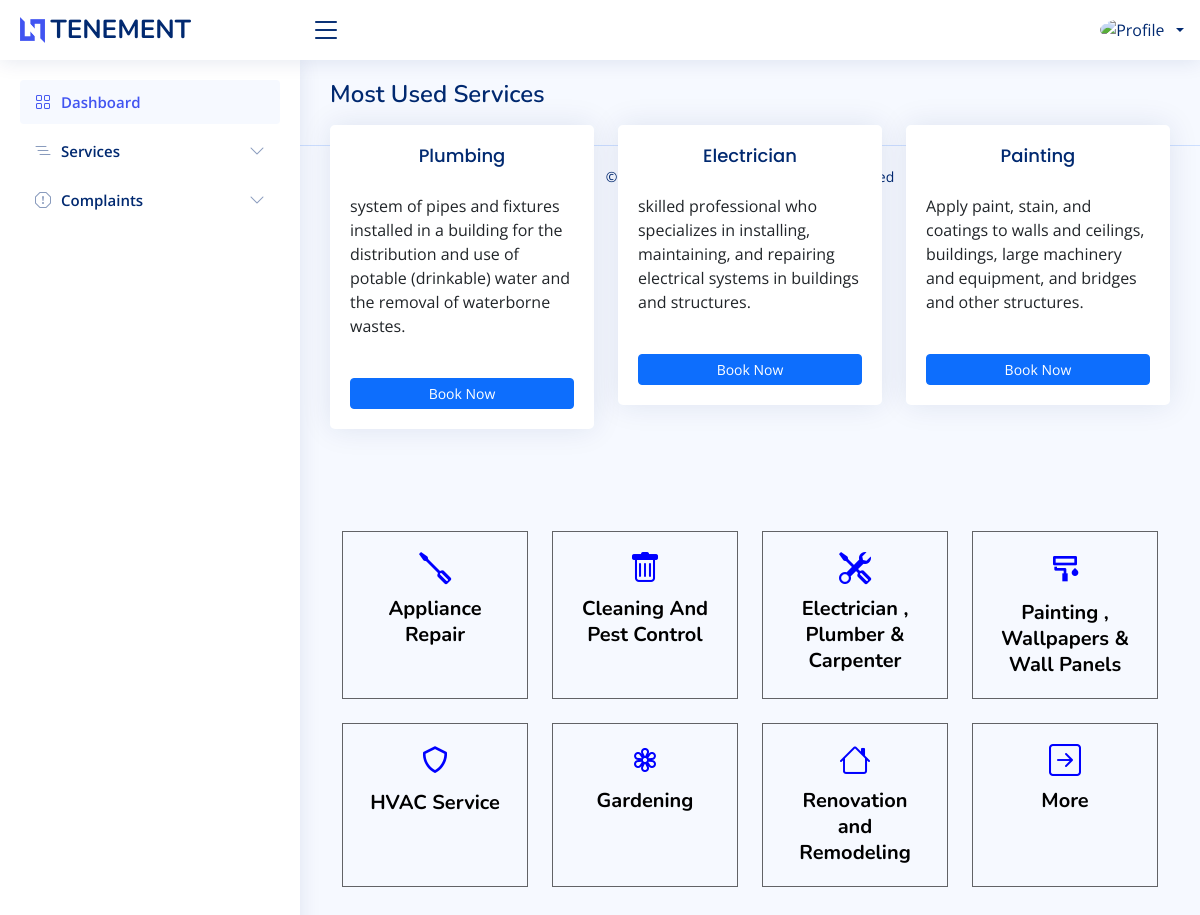
Page /user/index.php on the earlier database version.
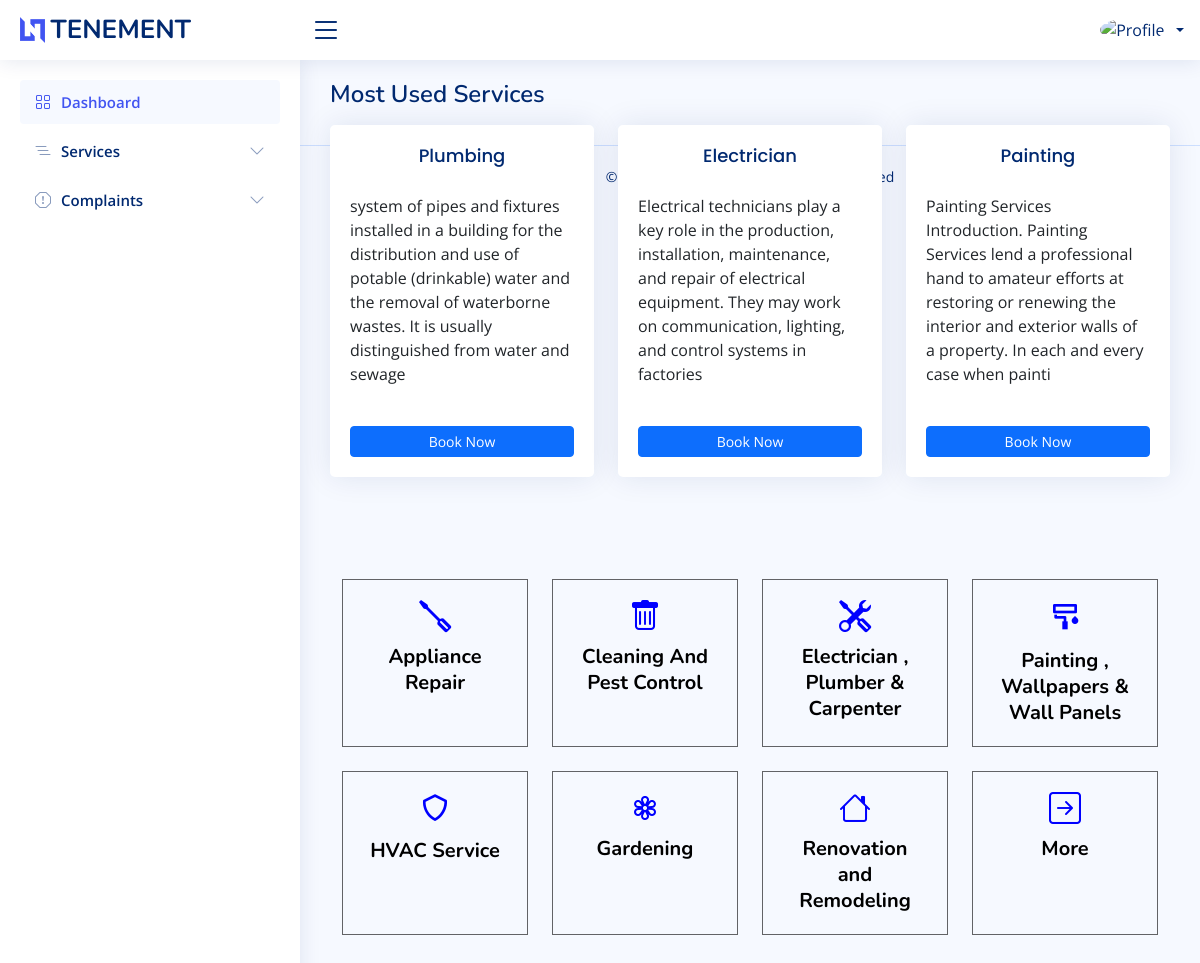
Same page on the later database version.
### tables this page shows
CREATE TABLE `items` (
  `id` int(50) NOT NULL,
  `services` varchar(100) NOT NULL,
  `description` varchar(200) NOT NULL,
  `status` int(10) NOT NULL
);

### connect.php (called while the page is built, shortened)
<?php
$dbname="tenement";
$conn=mysqli_connect("localhost","root","",$dbname);
function select_data($sql)
{
  global $conn;
  $res = mysqli_query($conn, $sql);
  if ($res)
    return $res;
  else
    return False;
}
?>

### user/index.php (the view, shortened to what this page needs)
<?php
include 'header.php';
?>
<head>
</head>
  <main id="main" class="main">
    <div class="pagetitle">
      <h1>Most Used Services</h1>
    </div>
    <section class="section" id="section">
    <div class="row align-items-top">
      <?php
    $sql = "SELECT * FROM items LIMIT 3";
    $data = select_data($sql);
    while($row = mysqli_fetch_assoc($data))
    {
      ?>
     <div class="col-lg-4">
<div class="card">
  <div class="card-body">
<center>
    <h5 class="card-title pb-1 mb-0"><?php echo $row['services'] ?></h5>
</center>
    <br>
        <p>
     <?php echo "" . " " . $row['description'] ?>
    <br>
    <br>
    <div class="row mt-2">
                <div class=" btn-group">
                <a href="services.php" class="btn btn-primary btn-sm"> Book Now</a>
                </div>
    </div>
  </div>
</div>
</div>
<?php
}
?>
</div>
    <div class="container" data-aos="fade-up">
    <div class="row gy-4 mt-5 justify-content-center" data-aos="zoom-in" data-aos-delay="250">
        <div class="col-xl-3 col-md-4">
          <div class="icon-box">
            <i class="bi bi-screwdriver"></i>
            <h3><a href="services.php">Appliance Repair</a></h3>
          </div>
        </div>
        <div class="col-xl-3 col-md-4">
          <div class="icon-box">
            <i class="bi bi-trash"></i>
            <h3><a href="services.php">Cleaning And Pest Control</a></h3>
          </div>
        </div>
        <div class="col-xl-3 col-md-4">
          <div class="icon-box">
            <i class="bi bi-tools"></i>
            <h3><a href="services.php">Electrician , Plumber & Carpenter</a></h3>
          </div>
        </div>
        <div class="col-xl-3 col-md-4">
          <div class="icon-box">
            <i class="ri-paint-brush-line"></i>
            <h3><a href="services.php">Painting , Wallpapers & Wall Panels</a></h3>
          </div>
        </div>
        <div class="col-xl-3 col-md-4">
          <div class="icon-box">
            <i class="bx bx-shield"></i>
            <h3><a href="services.php">HVAC Service</a></h3>
          </div>
        </div>
        <div class="col-xl-3 col-md-4">
          <div class="icon-box">
            <i class="bi-flower3"></i>
            <h3><a href="services.php">Gardening</a></h3>
          </div>
        </div>
        <div class="col-xl-3 col-md-4">
          <div class="icon-box">
            <i class="bi-house"></i>
            <h3><a href="services.php">Renovation and Remodeling</a></h3>
          </div>
        </div>
        <div class="col-xl-3 col-md-4">
          <div class="icon-box">
            <i class="bi-arrow-right-square"></i>
            <h3><a href="services.php">More</a></h3>
          </div>
        </div>
      </div>
    </div>
  </section>
  </main>

Differences in the rows shown:
changed items "Plumbing": description "system of pipes and fixtures installed in a building for the distribution and use of potable (drinkable) water and the removal of waterborne wastes." → "…removal of waterborne wastes. It is usually distinguished from water and sewage"
changed items "Electrician": description "skilled professional who specializes in installing, maintaining, and repairing electrical systems in buildings and structures." → "Electrical technicians play a key role in the production, installation, maintenance, and repair of electrical equipment. They may work on communication, lighting, and control systems in factories"
changed items "Painting": description "Apply paint, stain, and coatings to walls and ceilings, buildings, large machinery and equipment, and bridges and other structures." → "Painting Services Introduction. Painting Services lend a professional hand to amateur efforts at restoring or renewing the interior and exterior walls of a property. In each and every case when painti"
